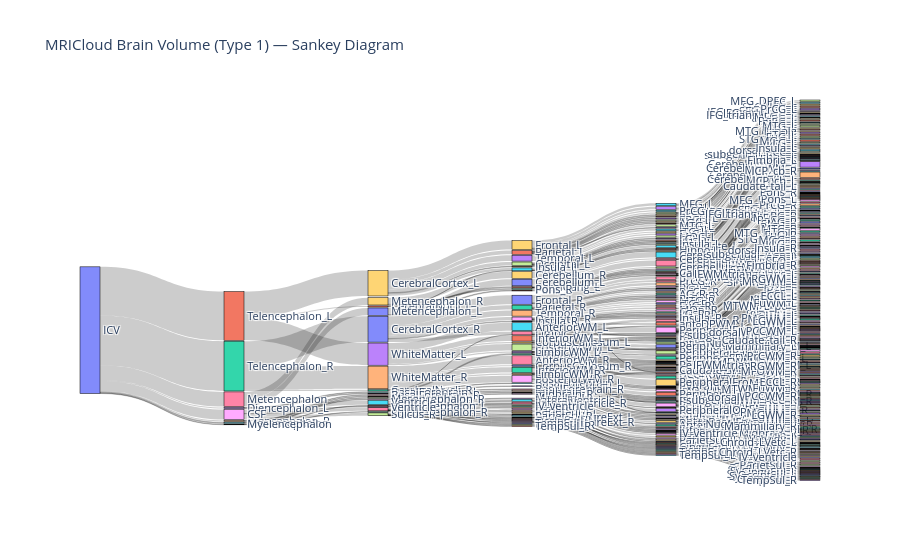

Here is the notebook cell this chart was saved with:
### Code cell
# ============================================================
# Part 2 — MRICloud Sankey Diagram (Type 1, ≥3 levels)
# ============================================================
import pandas as pd
import numpy as np
import plotly.graph_objects as go

# --- Load multilevel lookup ---
url = "https://raw.githubusercontent.com/bcaffo/MRIcloudT1volumetrics/master/inst/extdata/multilevel_lookup_table.txt"
multilevel_lookup = pd.read_csv(url, sep="\t").drop("Level5", axis=1)
multilevel_lookup = multilevel_lookup.rename(columns={
    "modify": "roi",
    "modify.1": "level4",
    "modify.2": "level3",
    "modify.3": "level2",
    "modify.4": "level1",
})
multilevel_lookup = multilevel_lookup[["roi", "level4", "level3", "level2", "level1"]]

# --- Load subject data and filter to Type 1, Level 5 ---
subjectData = pd.read_csv("https://raw.githubusercontent.com/smart-stats/ds4bio_book/main/book/assetts/kirby21AllLevels.csv")
subjectData = subjectData.loc[
    (subjectData.type == 1) & (subjectData.level == 5) & (subjectData.id == 127)
]
subjectData = subjectData[["roi", "volume"]]

# --- Merge with hierarchy and compute composition ---
subjectData = pd.merge(subjectData, multilevel_lookup, on="roi")
subjectData = subjectData.assign(
    icv="ICV",
    comp=subjectData.volume / np.sum(subjectData.volume),
)

# --- Define hierarchy: ICV → level1 → level2 → level3 → level4 → roi ---
level_cols = ["icv", "level1", "level2", "level3", "level4", "roi"]

all_labels = []
for col in level_cols:
    for val in subjectData[col].dropna().unique():
        label = f"{col}:{val}"
        if label not in all_labels:
            all_labels.append(label)

label_idx = {label: i for i, label in enumerate(all_labels)}

sources, targets, values = [], [], []
for src_col, tgt_col in zip(level_cols[:-1], level_cols[1:]):
    grouped = (
        subjectData
        .dropna(subset=[src_col, tgt_col])
        .groupby([src_col, tgt_col])["comp"]
        .sum()
        .reset_index()
    )
    for _, row in grouped.iterrows():
        s = label_idx[f"{src_col}:{row[src_col]}"]
        t = label_idx[f"{tgt_col}:{row[tgt_col]}"]
        sources.append(s)
        targets.append(t)
        values.append(row["comp"])

# --- Strip prefix for display labels ---
display_labels = [lbl.split(":", 1)[1] for lbl in all_labels]

fig = go.Figure(go.Sankey(
    arrangement="snap",
    node=dict(
        pad=15, thickness=20,
        line=dict(color="black", width=0.5),
        label=display_labels,
    ),
    link=dict(source=sources, target=targets, value=values),
))

fig.update_layout(
    title_text="MRICloud Brain Volume (Type 1) — Sankey Diagram",
    font_size=11,
)

fig.show()

with open("sankey.html", "w", encoding="utf-8") as f:
    f.write(fig.to_html())

### Figure 1 — Plotly figure (JSON) as saved in the notebook; plotly's stock layout.template omitted (floating-point values rounded to 4 significant figures; data arrays with more than 128 entries replaced by an {"elided": "..."} marker saying what was removed)
{"data": [{"arrangement": "snap", "link": {"source": {"elided": "500 int values"}, "target": {"elided": "500 int values"}, "value": {"elided": "500 float values"}}, "node": {"label": {"elided": "493 str values"}, "line": {"color": "black", "width": 0.5}, "pad": 15, "thickness": 20}, "type": "sankey"}], "layout": {"font": {"size": 11}, "title": {"text": "MRICloud Brain Volume (Type 1) — Sankey Diagram"}}}
